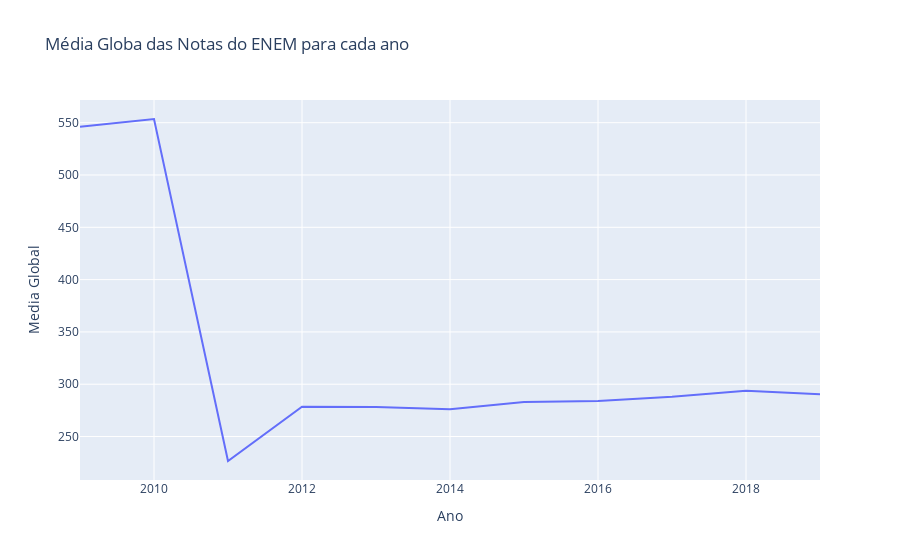

Here is the notebook cell this chart was saved with:
### Code cell
dd = pd.DataFrame(np.array([range(no_inicio, ano_fim+1), media]).T, columns = ['Ano', 'Media Global'])


fig = px.line(dd, x = 'Ano', y = 'Media Global', 
             title = 'Média Globa das Notas do ENEM para cada ano')
fig.show()

fig.write_image("importancia.jpeg")
#plt.plot(ano_enem, q_provas)
#plt.title("Quatidade de alunos que realização a prova em cada ano")
#plt.xlabel('Ano')
#plt.ylabel('Quatidade de aluno que fizeram a prova')
#plt.savefig('PrecisaoSensibilidade.jpg')
#plt.show()

### Figure 1 — Plotly figure (JSON) as saved in the notebook; plotly's stock layout.template omitted (floating-point values rounded to 4 significant figures)
{"data": [{"hovertemplate": "Ano=%{x}<br>Media Global=%{y}<extra></extra>", "legendgroup": "", "line": {"color": "#636efa", "dash": "solid"}, "mode": "lines", "name": "", "orientation": "v", "showlegend": false, "type": "scatter", "x": [2009, 2010, 2011, 2012, 2013, 2014, 2015, 2016, 2017, 2018, 2019], "xaxis": "x", "y": [546.1, 553.5, 226.6, 278.5, 278.2, 276.0, 283.0, 283.9, 288.1, 293.8, 290.3], "yaxis": "y"}], "layout": {"autosize": true, "legend": {"tracegroupgap": 0}, "title": {"text": "Média Globa das Notas do ENEM para cada ano"}, "xaxis": {"anchor": "y", "autorange": true, "domain": [0, 1], "range": [2009, 2019], "title": {"text": "Ano"}, "type": "linear"}, "yaxis": {"anchor": "x", "autorange": true, "domain": [0, 1], "range": [208.4, 571.7], "title": {"text": "Media Global"}, "type": "linear"}}}
